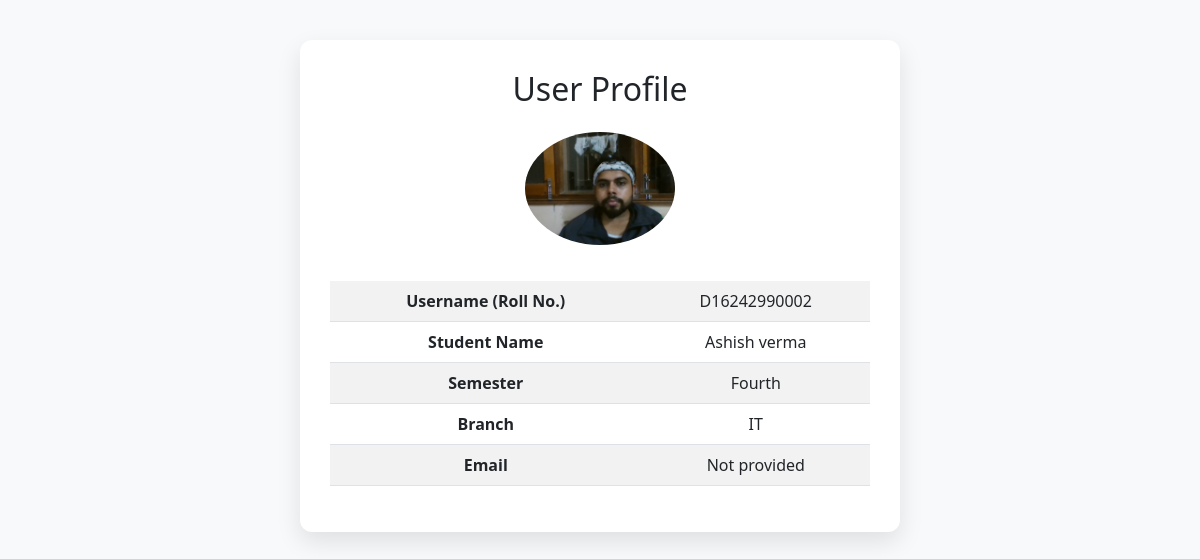
Page /userprofile/ (signed in) on the committed database.
### facereco/models.py (models this page shows, shortened)
class Register(models.Model):
    user = models.ForeignKey(User, on_delete=models.CASCADE, null=True, blank=True)
    student_name = models.CharField(max_length=100)
    roll_no = models.CharField(max_length=20, unique=True)
    semester = models.CharField(max_length=20)
    branch = models.CharField(max_length=50)
    face_image = models.ImageField(upload_to='face_images/', null=True, blank=True)

### facereco/views.py (the view)
# urls.py: path('userprofile/', views.userprofile, name='profile'),
@login_required
def userprofile(request):
    user = request.user
    try:
        profile = Register.objects.get(user=user)
    except Register.DoesNotExist:
        profile = None
    context = {
        'user': user,
        'profile': profile,
    }
    return render(request, 'userprofile.html', context)

### facereco/templates/userprofile.html (shortened to what this page needs)
<!DOCTYPE html>
<html lang="en">
<head>
    <link
      href="https://cdn.jsdelivr.net/npm/bootstrap@5.3.0/dist/css/bootstrap.min.css"
      rel="stylesheet"
    />
</head>
<body>
  <div class="profile-container text-center">
    <h2 class="mb-4">User Profile</h2>
    {% if profile and profile.face_image %}
      <img src="{{ profile.face_image.url }}" alt="Face Image" class="profile-image" />
    {% else %}
      <img src="https://via.placeholder.com/150?text=No+Image" class="profile-image" />
    {% endif %}
    <table class="table table-striped mt-3">
      <tbody>
        <tr>
          <th scope="row">Username (Roll No.)</th>
          <td>{{ user.username }}</td>
        </tr>
        <tr>
          <th scope="row">Student Name</th>
          <td>{{ profile.student_name }}</td>
        </tr>
        <tr>
          <th scope="row">Semester</th>
          <td>{{ profile.semester }}</td>
        </tr>
        <tr>
          <th scope="row">Branch</th>
          <td>{{ profile.branch }}</td>
        </tr>
        <tr>
          <th scope="row">Email</th>
          <td>{{ user.email|default:"Not provided" }}</td>
        </tr>
      </tbody>
    </table>
  </div>
</body>
</html>

### facereco/templates/userprofile.html (style rules this page uses)
body { background-color: #f8f9fa; padding: 40px; font-family: 'Segoe UI', sans-serif; }
.profile-container { max-width: 600px; margin: auto; background: white; padding: 30px; border-radius: 12px; box-shadow: 0 10px 25px rgba(0,0,0,0.1); }
.profile-image { max-width: 150px; max-height: 150px; border-radius: 50%; object-fit: cover; margin-bottom: 20px; }

### rows in the picture
Register: face_image (picture), student_name "Ashish verma", semester "Fourth", branch "IT"

### other values in the picture
{{ user.username }} "D16242990002"
{{ user.email|default:"Not provided" }} "Not provided"
